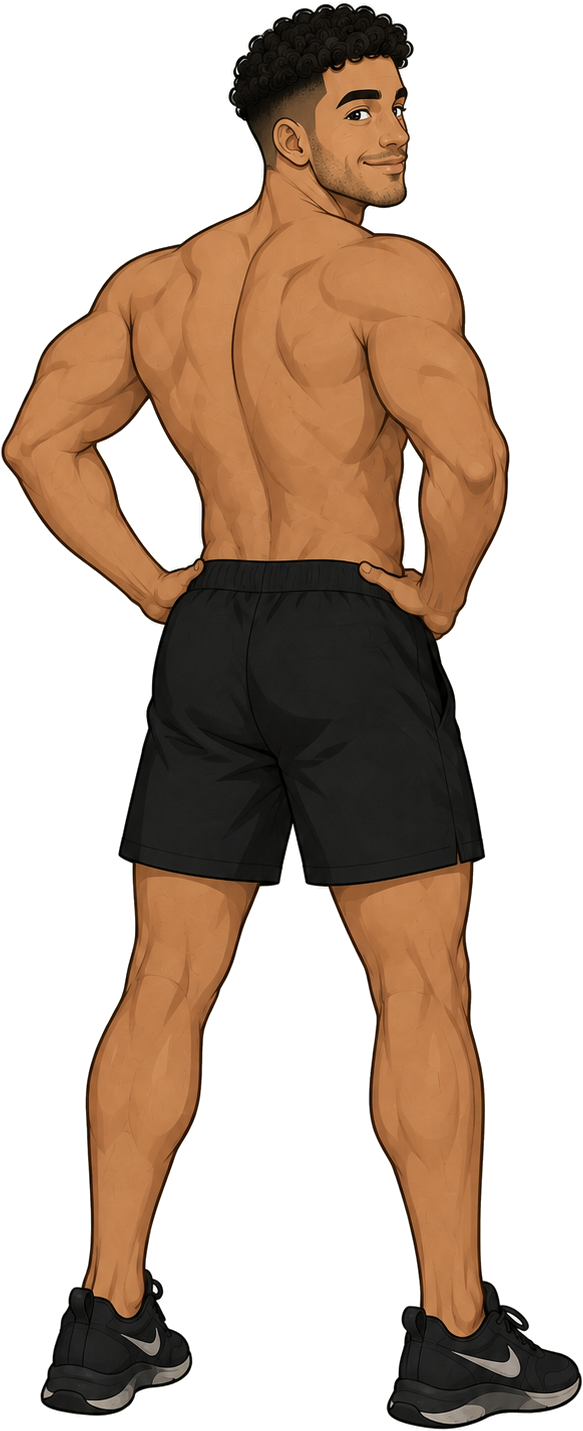
#> input picture lik/lik-01-ledja.png, 583 x 1431 px, given in place of 50e30738-image.png, which was not available
$ python cut.py
#> lines starting #> are read from the running program, lines starting #| are printed output that depends on the picture; after the words box and inside, x2 and y2 are one past the last pixel; in counts of white or black regions, pixels touching at a corner belong together; pictures that were not available may be replaced by others from this repository, and a replacement may not be noted
import numpy as np, sys
from PIL import Image
from scipy import ndimage as ndi
U='/root/.claude/uploads/fe614ef2-2319-5380-86af-14d2f5ef6984/'
O='/home/claude/carousel-assets/'
items=[('50e30738-image.png','lik-01-ledja'),('c4a84e5a-image.png','lik-02-pokazuje'),('5fb48e21-image.png','lik-03-dupli-biceps'),
('9bc1e015-image.jpg','lik-04-odmor'),('382c0f20-image.jpg','lik-05-povrce'),('03019975-image.jpg','lik-06-voda'),
('b705e51c-image.jpg','lik-07-obrok'),('8c0eb573-image.jpg','lik-08-cucanj'),('3b39eab9-image.jpg','lik-09-sklek'),
('edd02b1c-image.jpg','lik-11-trk'),('dd497a4d-image.jpg','lik-12-hod-napred'),('8842e160-image.jpg','lik-13-hod-profil'),('b42d792c-image.jpg','lik-14-okret')]
res={}
for f,name in items:
    im=np.asarray(Image.open(U+f).convert('RGB')).astype(np.float32)
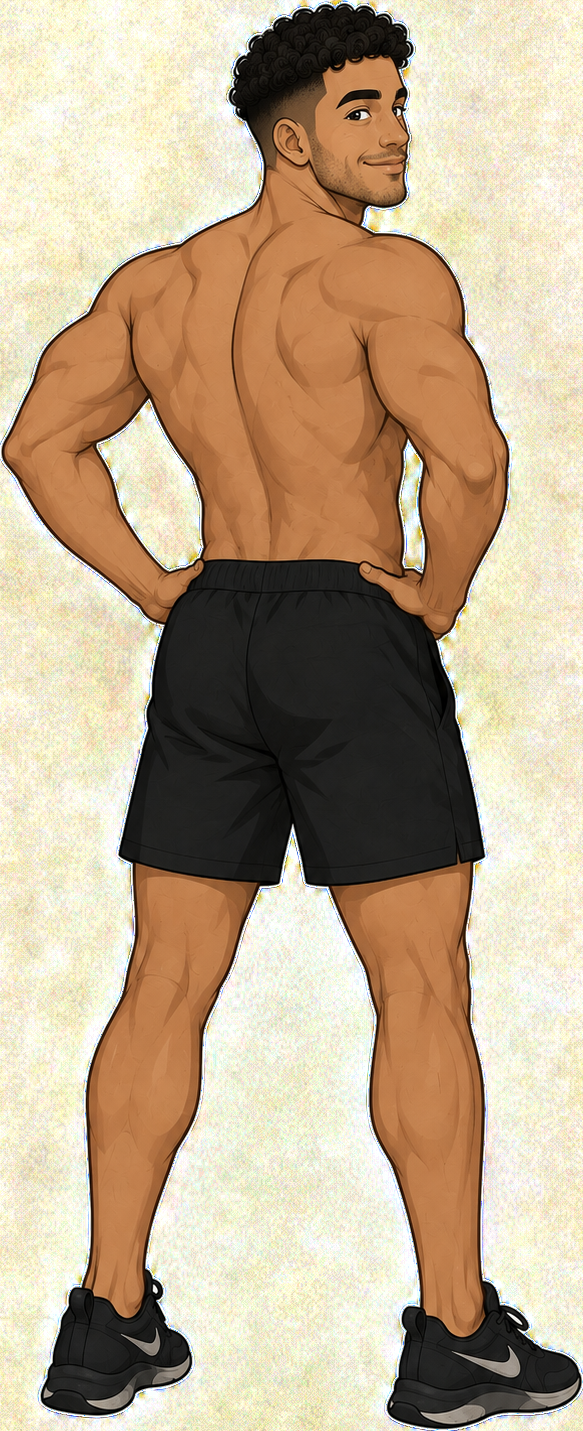
#> im: shape (1431, 583, 3) float32; mean R, G, B 188.9, 168.9, 142.2
    h,w,_=im.shape
#> h = 1431; w = 583
    border=np.concatenate([im[:6].reshape(-1,3),im[-6:].reshape(-1,3),im[:,:6].reshape(-1,3),im[:,-6:].reshape(-1,3)])
    bg=np.median(border,axis=0)
#> bg = [250, 243, 205]
    # smooth local bg estimate not needed; flat
    dist=np.sqrt(((im-bg)**2).sum(-1))
    T=30
    cand=dist<T
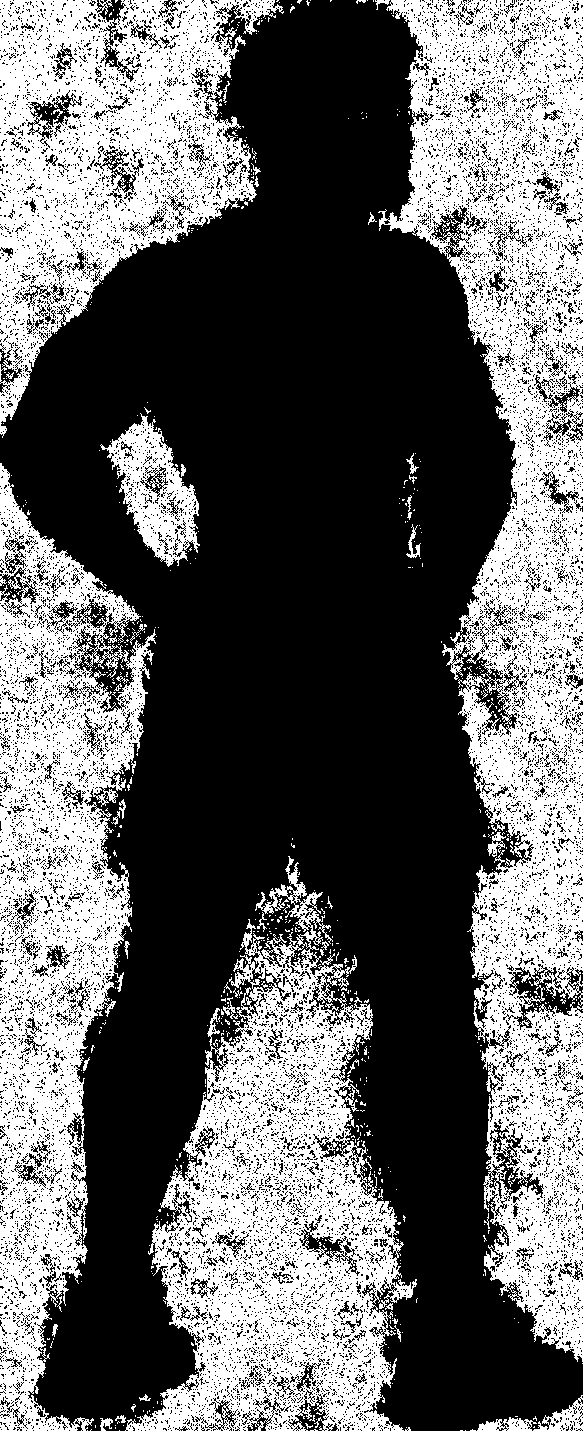
#> cand: shape (1431, 583) bool; 39.6% white; 768 white regions (720 under 20 px), largest, box (x1, y1, x2, y2) and area: (378, 0, 583, 1362) 121178, (125, 856, 417, 1431) 70957, (0, 463, 156, 1431) 70420
    lab,n=ndi.label(cand)
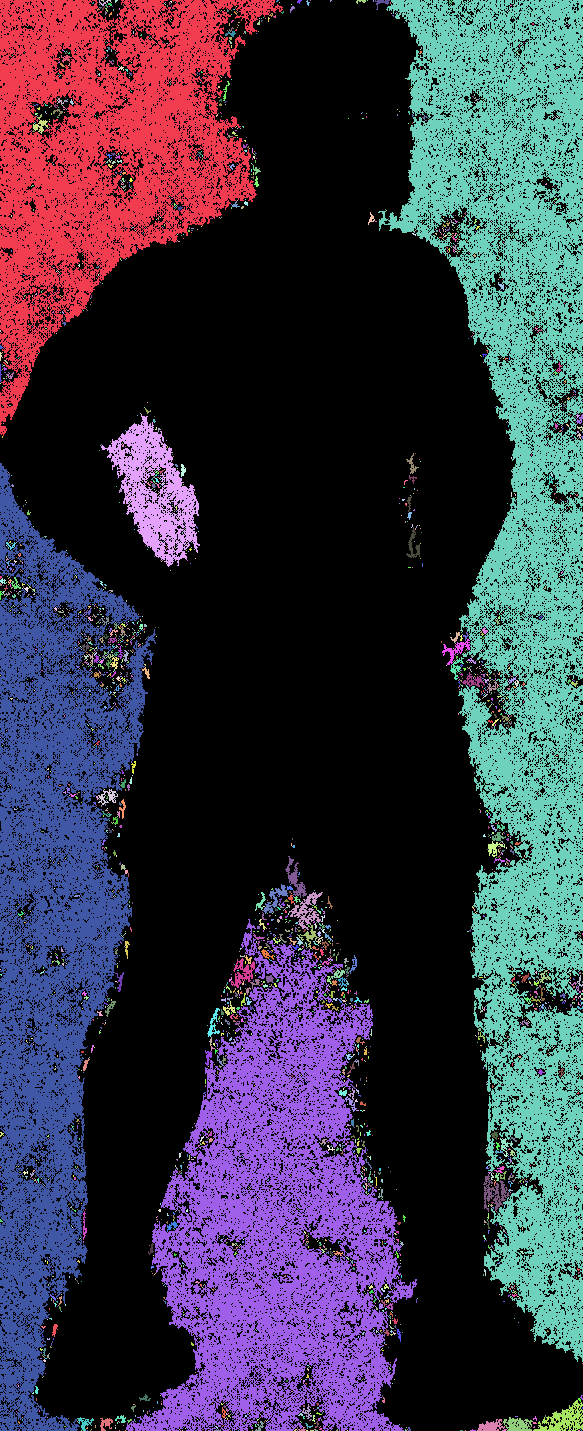
#> lab: shape (1431, 583) int32; 3871 distinct labels, from 0 to 3870; one colour per label, 0 black
#> n = 3870
    edge=set(np.unique(np.concatenate([lab[0],lab[-1],lab[:,0],lab[:,-1]])))-{0}
#> edge = 99 items
    bgreg=np.isin(lab,list(edge))
#> bgreg: shape (1431, 583) bool; 36.9% white; 48 white regions (36 under 20 px), largest, box (x1, y1, x2, y2) and area: (378, 0, 583, 1362) 117545, (0, 463, 156, 1431) 67967, (125, 919, 417, 1431) 66182
    # enclosed bg holes: strict
    strict=dist<14
#> strict: shape (1431, 583) bool; 9.7% white in thin lines or dots
    lab2,n2=ndi.label(strict & ~bgreg)
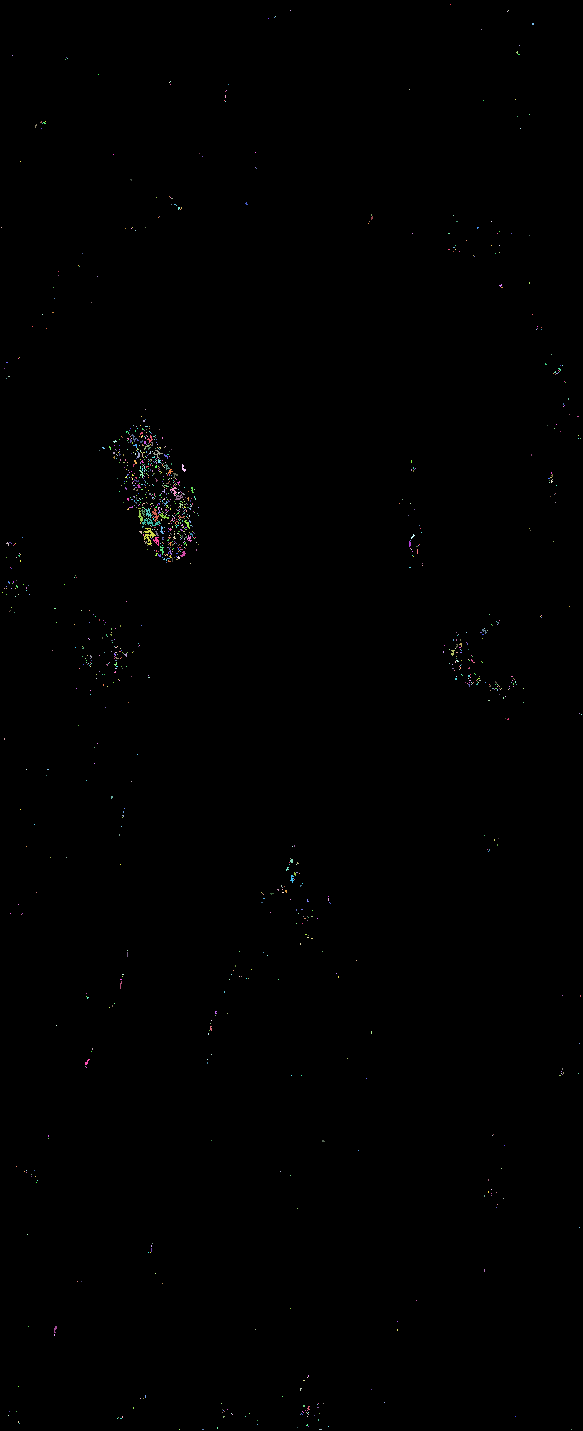
#> lab2: shape (1431, 583) int32; 1327 distinct labels, from 0 to 1326; one colour per label, 0 black
#> n2 = 1326
    if n2:
        sizes=ndi.sum(np.ones_like(lab2),lab2,range(1,n2+1))
#> sizes = 1326 values, max 82 at index 646, min 1 at index 0, mean 2.13
        holes=[i+1 for i,s in enumerate(sizes) if s>900]
#> holes = []
        if name=='lik-07-obrok':
            cms=ndi.center_of_mass(np.ones_like(lab2),lab2,holes)
            print('holes',[(int(c[0]),int(c[1]),int(sizes[i-1])) for c,i in zip(cms,holes)])
            holes=[i for c,i in zip(cms,holes) if c[0]>700]
        hole=np.isin(lab2,holes)
#> hole: shape (1431, 583) bool; every value is 0
        # grow hole into candidate
        hole=ndi.binary_dilation(hole,iterations=3)&cand
    else: hole=np.zeros_like(bgreg)
    reg=bgreg|hole
    regd=ndi.binary_dilation(reg,iterations=2)
#> regd: shape (1431, 583) bool; 46.9% white; 10 white regions (2 under 20 px), largest, box (x1, y1, x2, y2) and area: (371, 0, 583, 1366) 148070, (0, 461, 158, 1431) 86531, (123, 917, 419, 1431) 86480
    a=np.ones((h,w),np.float32)
    soft=np.clip((dist-10)/(46-10),0,1)
    a[regd]=soft[regd]
    a[reg & (dist<10)]=0
    # decontaminate
    aa=np.clip(a,0.05,1)[...,None]
    col=np.where((a[...,None]<1),(im-(1-aa)*bg)/aa,im)
    col=np.clip(col,0,255)
    rgba=np.dstack([col,a*255]).astype(np.uint8)
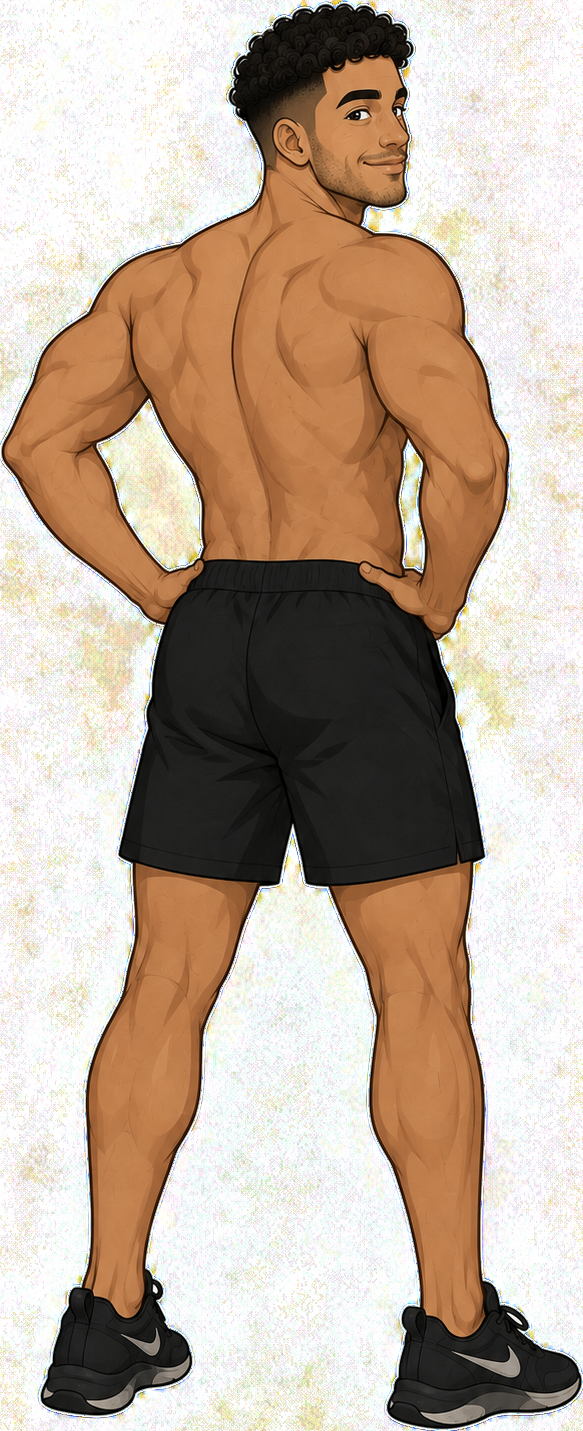
#> rgba: shape (1431, 583, 4); mean R, G, B, A 185.4, 166.4, 145.7, 181.1; transparent parts drawn white
    ys,xs=np.where(a>0.08)
    y0,y1,x0,x1=ys.min(),ys.max()+1,xs.min(),xs.max()+1
#> y0 = 0; y1 = 1431; x0 = 0; x1 = 583
    out=Image.fromarray(rgba).crop((x0,y0,x1,y1))
    out.save(O+name+'.png',optimize=True)
    res[name]=(out.size,len(holes) if n2 else 0, tuple(int(v) for v in bg))
    print(name,out.size,res[name][1:])
#| lik-01-ledja (583, 1431) (0, (250, 243, 205))
#> pass 2 of the loop `for f,name in items:`:
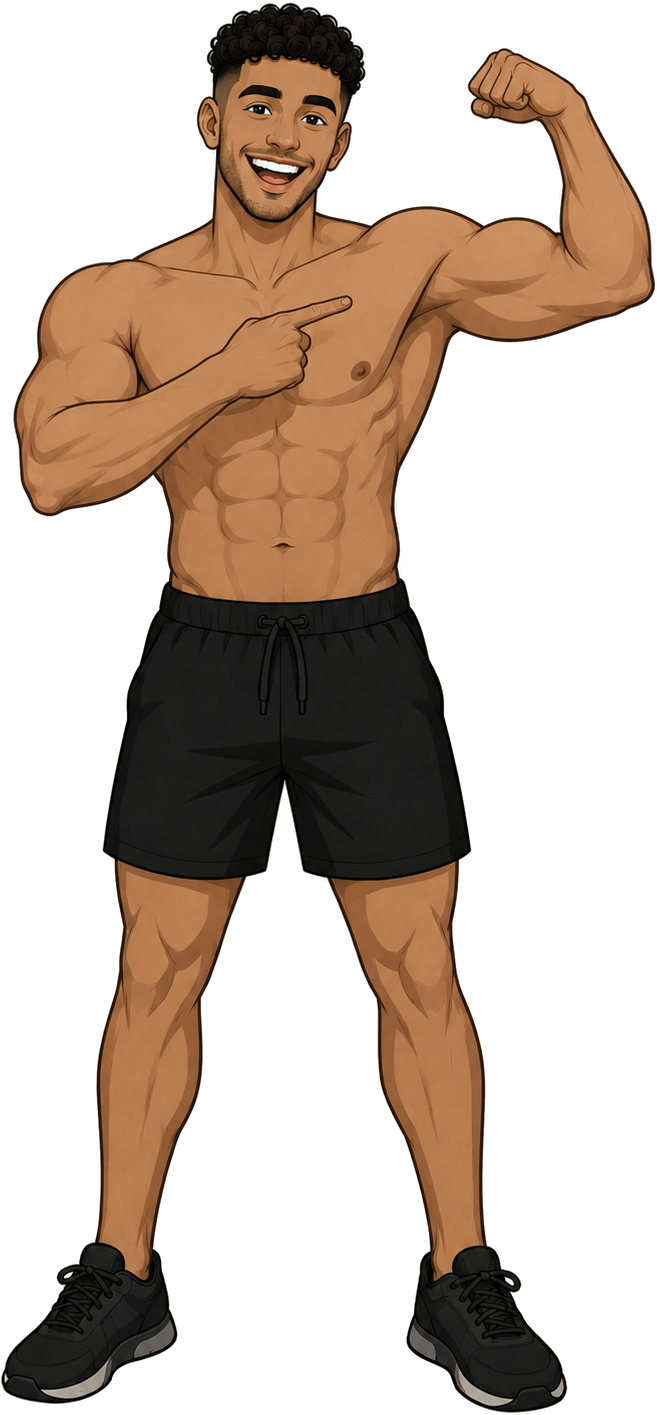
#> input picture lik/lik-02-pokazuje.png, 657 x 1415 px, given in place of c4a84e5a-image.png, which was not available
#> im: shape (1415, 657, 3) float32
#> bg = [250, 243, 227]
#> dist: shape (1415, 657) float32
#> cand: shape (1415, 657) bool; 48.5% white; 508 white regions (485 under 20 px), largest, box (x1, y1, x2, y2) and area: (398, 293, 657, 1415) 178380, (0, 0, 243, 1357) 137061, (0, 832, 490, 1415) 86526
#> lab: shape (1415, 657) int32; 2892 distinct labels, from 0 to 2891
#> n = 2891
#> edge = 36 items
#> bgreg: shape (1415, 657) bool; 47.5% white; 25 white regions (19 under 20 px), largest, box (x1, y1, x2, y2) and area: (398, 293, 657, 1415) 175542, (0, 0, 243, 1356) 136444, (0, 832, 490, 1415) 82880, (314, 0, 657, 275) 46860, (248, 0, 260, 8) 43, (263, 1405, 271, 1415) 36
#> strict: shape (1415, 657) bool; 19.6% white in thin lines or dots
#> `lab2,n2=ndi.label(strict & ~bgreg)`:
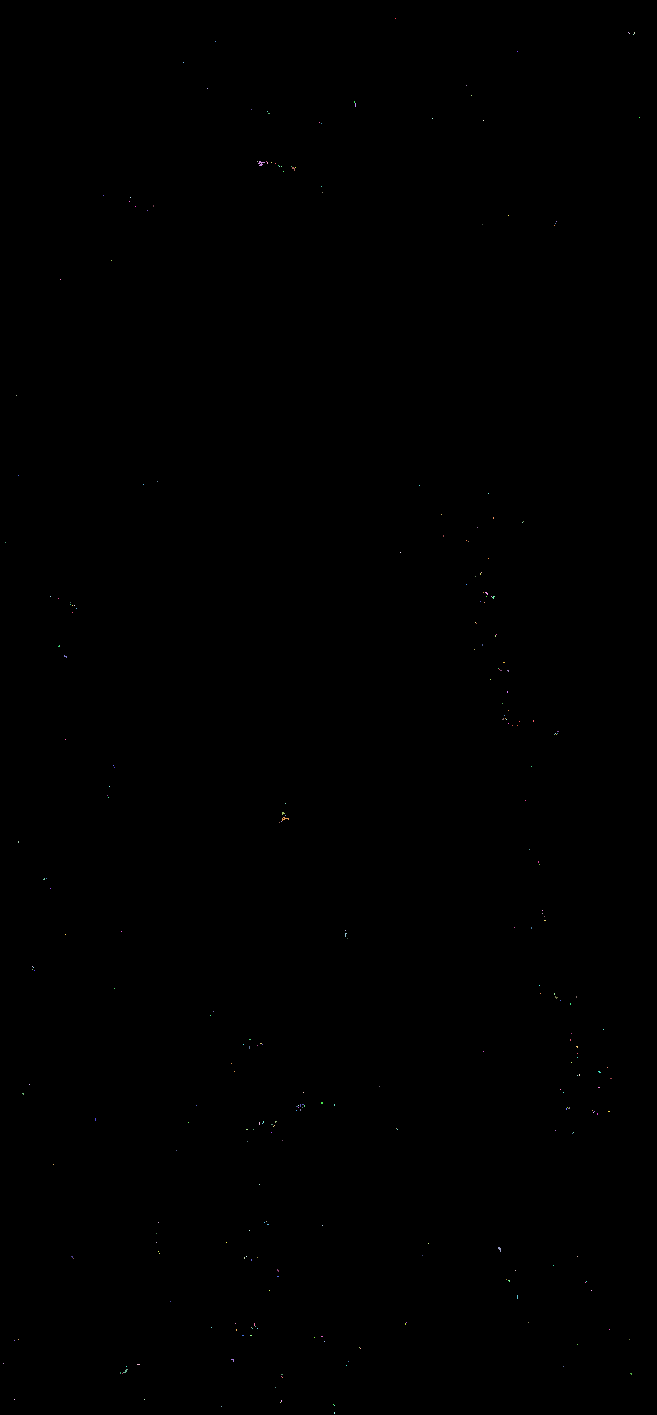
#> lab2: shape (1415, 657) int32; 312 distinct labels, from 0 to 311; one colour per label, 0 black
#> n2 = 311
#> sizes = 311 values, max 17 at index 22, min 1 at index 0, mean 1.58
#> hole: shape (1415, 657) bool; every value is 0
#> regd: shape (1415, 657) bool; 55.5% white; 179 black regions (128 under 20 px), largest, box (x1, y1, x2, y2) and area: (0, 0, 657, 1415) 397870, (224, 1037, 339, 1140) 3522, (252, 1331, 365, 1406) 3370
#> soft: shape (1415, 657) float32
#> a: shape (1415, 657) float32
#> aa: shape (1415, 657, 1) float32
#> `rgba=np.dstack([col,a*255]).astype(np.uint8)`:
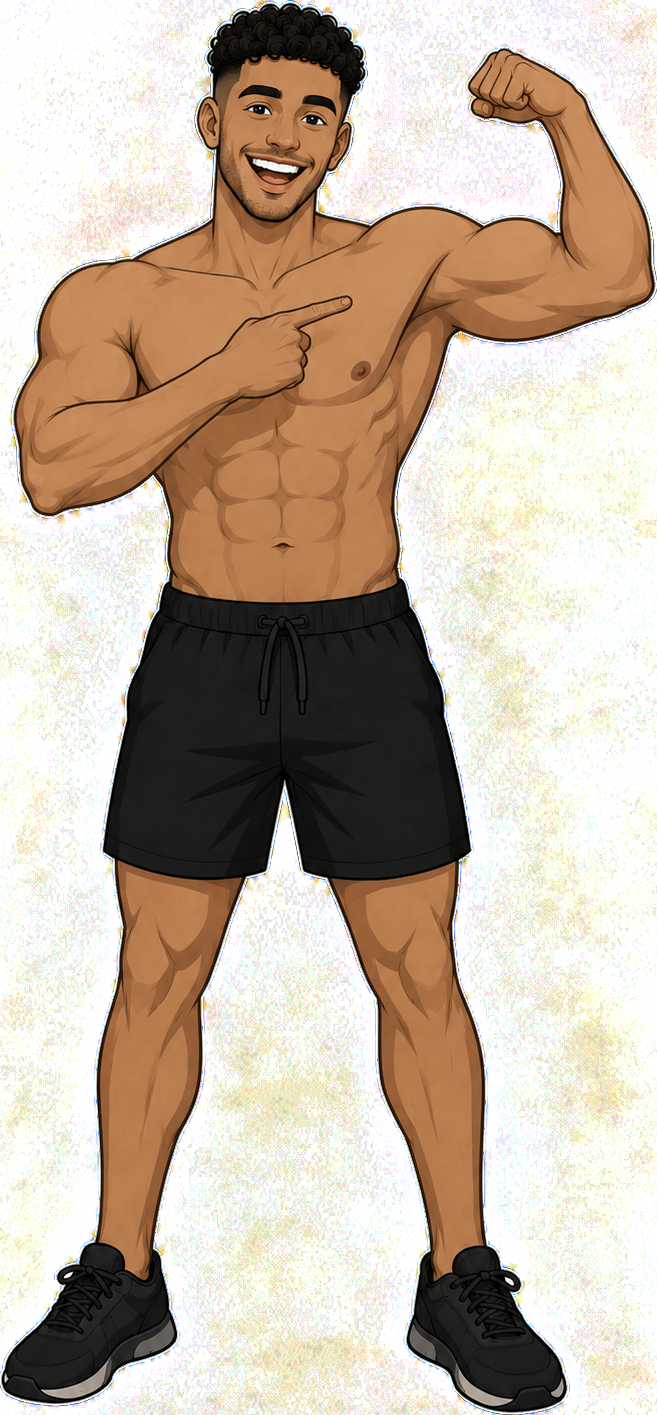
#> rgba: shape (1415, 657, 4); mean R, G, B, A 191.5, 174.9, 150.2, 155.3; transparent parts drawn white
#> y1 = 1415; x1 = 657
#| lik-02-pokazuje (657, 1415) (0, (250, 243, 227))
#> (the run stopped early here; a loop or call above may not have finished)
